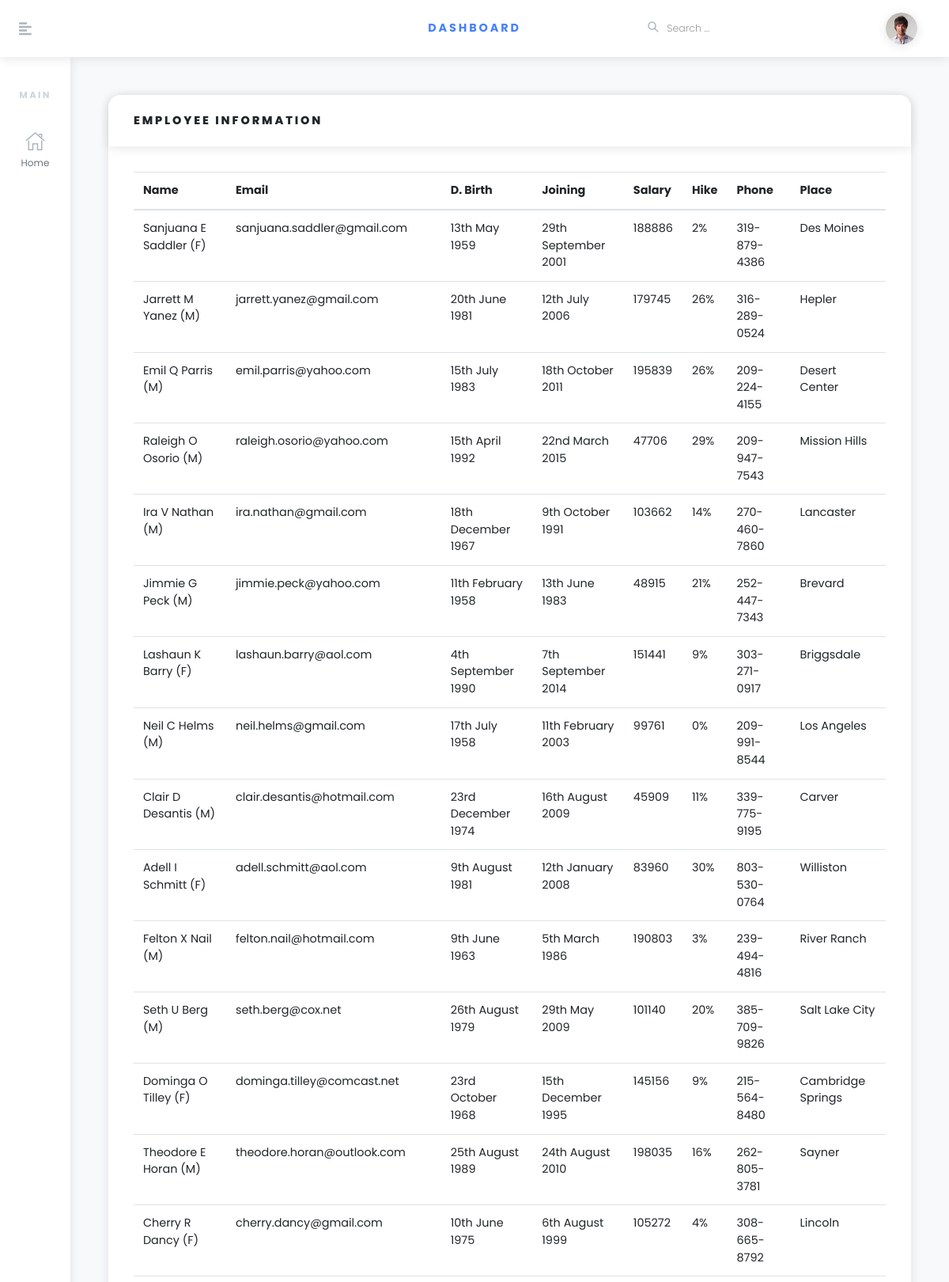
Page / (signed in, upper part) on the committed database.
### tables this page shows
CREATE TABLE employee(
   Emp_ID                 INTEGER  NOT NULL PRIMARY KEY 
  ,Name_Prefix            VARCHAR(5) NULL
  ,First_Name             VARCHAR(11) NULL
  ,Middle_Initial         VARCHAR(1) NULL
  ,Last_Name              VARCHAR(13) NULL
  ,Gender                 VARCHAR(1) NULL
  ,E_Mail                 VARCHAR(35) NULL
  ,Fathers_Name           VARCHAR(21) NULL
  ,Mothers_Name           VARCHAR(22) NULL
  ,Mothers_Maiden_Name    VARCHAR(13) NULL
  ,Date_of_Birth          VARCHAR(30) NULL
  ,Time_of_Birth          VARCHAR(11) NULL
  ,Age_in_Yrs             NUMERIC(5,2) NULL
  ,Weight_in_Kgs          INTEGER  NULL
  ,Date_of_Joining        VARCHAR(30) NULL
  ,Quarter_of_Joining     VARCHAR(2) NULL
  ,Half_of_Joining        VARCHAR(2) NULL
  ,Year_of_Joining        INTEGER  NULL
  ,Month_of_Joining       INTEGER  NULL
  ,Month_Name_of_Joining  VARCHAR(9) NULL
  ,Short_Month            VARCHAR(3) NULL
  ,Day_of_Joining         INTEGER  NULL
  ,DOW_of_Joining         VARCHAR(9) NULL
  ,Short_DOW              VARCHAR(3) NULL
  ,Age_in_Company_Years   NUMERIC(5,2) NULL
  ,Salary                 INTEGER  NULL
  ,Last_Hike              VARCHAR(3) NULL
  ,SSN                    VARCHAR(11) NULL
  ,Phone_No               VARCHAR(12) NULL
  ,Place_Name             VARCHAR(25) NULL
  ,County                 VARCHAR(22) NULL
  ,City                   VARCHAR(25) NULL
  ,State                  VARCHAR(2) NULL
  ,Zip                    INTEGER  NULL
  ,Region                 VARCHAR(9) NULL
  ,User_Name              VARCHAR(15) NULL
  ,Password               VARCHAR(15) NULL
);

### index.php (the view, shortened to what this page needs)
<!DOCTYPE html>
<html>
  <head>
    <link rel="stylesheet" href="vendor/bootstrap/css/bootstrap.min.css">
    <link rel="stylesheet" href="https://use.fontawesome.com/releases/v5.3.1/css/all.css">
    <link rel="stylesheet" href="css/orionicons.css">
    <link rel="stylesheet" href="css/style.default.css" id="theme-stylesheet">
    <link rel="stylesheet" href="css/custom.css">
  </head>
  <body>
    <?php include './includes/header.php'; ?>
    <div class="d-flex align-items-stretch">
      <?php include './includes/sidebar.php'; ?>
      <div class="page-holder w-100 d-flex flex-wrap">
          <div class="container-fluid px-xl-5">
            <section class="py-5">
              <div class="row">
                <div class="col-lg-12 mb-12">
                  <div class="card">
                    <div class="card-header">
                      <h6 class="text-uppercase mb-0">Employee Information</h6>
                    </div>
                    <div class="card-body">
                      <table class="table card-text">
                        <thead>
                          <tr>
                            <th>Name</th>
                            <th>Email</th>
                            <th>D. Birth</th>
                            <th>Joining</th>
                            <th>Salary</th>
                            <th>Hike</th>
                            <th>Phone</th>
                            <th>Place</th>
                          </tr>
                        </thead>
                        <tbody>
                        <?php
                          include_once './includes/connect.php';
                          $limit = 50;
                          $query = "SELECT * FROM employee ";
                          $query .= "limit " . $limit;
                          if ($result = $mysqli->query($query)) {
                            while ($row = $result->fetch_assoc()) {
                          ?>
                          <tr>
                            <td scope="row"><?= $row["First_Name"] . " " . $row["Middle_Initial"] . " " . $row["Last_Name"] . " (".$row["Gender"].")"; ?></td>
                            <td><?= $row["E_Mail"]; ?></td>
                            <td><?php
                            $date = new DateTime($row["Date_of_Birth"]);
                            echo $date->format('jS F Y');
                            ?></td>
                            <td><?php
                            $date = new DateTime($row["Date_of_Joining"]);
                            echo $date->format('jS F Y');
                            ?></td>
                            <td><?= $row["Salary"]; ?></td>
                            <td><?= $row["Last_Hike"]; ?></td>
                            <td><?= $row["Phone_No"]; ?></td>
                            <td><?= $row["Place_Name"]; ?></td>
                          </tr>
                          <?php
                          }
                        }
                        ?>
                        </tbody>
                      </table>
                    </div>
                  </div>
                </div>
              </div>
            </section>
          </div>
      </div>
    </div>
  </body>
</html>

### includes/header.php (shortened to what this page needs)
<header class="header">
    <nav class="navbar navbar-expand-lg px-4 py-2 bg-white shadow"><a href="#" class="sidebar-toggler text-gray-500 mr-4 mr-lg-5 lead"><i class="fas fa-align-left"></i></a><a href="index.php" class="navbar-brand font-weight-bold text-uppercase text-base">Dashboard</a>
    <ul class="ml-auto d-flex align-items-center list-unstyled mb-0">
        <li class="nav-item">
        <form id="searchForm" class="ml-auto d-none d-lg-block">
            <div class="form-group position-relative mb-0">
            <button type="submit" style="top: -3px; left: 0;" class="position-absolute bg-white border-0 p-0"><i class="o-search-magnify-1 text-gray text-lg"></i></button>
            <input type="search" name="search" placeholder="Search ..." class="form-control form-control-sm border-0 no-shadow pl-4">
            </div>
        </form>
        </li>
        <?php if(isset($_SESSION['login_user'])) { ?>
        <li class="nav-item dropdown ml-auto"><a id="userInfo" href="http://example.com" data-toggle="dropdown" aria-haspopup="true" aria-expanded="false" class="nav-link dropdown-toggle"><img src="img/avatar-6.jpg" alt="Jason Doe" style="max-width: 2.5rem;" class="img-fluid rounded-circle shadow"></a>
        </li>
        <?php } ?>
    </ul>
    </nav>
</header>

### includes/sidebar.php (shortened to what this page needs)
<div id="sidebar" class="sidebar py-3 shrink show">
    <div class="text-gray-400 text-uppercase px-3 px-lg-4 py-4 font-weight-bold small headings-font-family">
        MAIN
    </div>
    <ul class="sidebar-menu list-unstyled">
            <li class="sidebar-list-item"><a href="index.php" class="sidebar-link text-muted"><i class="o-home-1 mr-3 text-gray"></i><span>Home</span></a></li>
    </ul>
</div>

### rows in the picture
employee: First_Name "Sanjuana", Middle_Initial "E", Last_Name "Saddler", Gender "F", E_Mail "sanjuana.saddler@gmail.com", Date_of_Birth "13th May 1959", Date_of_Joining "29th September 2001", Salary "188886", Last_Hike "2%", Phone_No "319-879-4386", Place_Name "Des Moines"
employee: First_Name "Jarrett", Middle_Initial "M", Last_Name "Yanez", Gender "M", E_Mail "jarrett.yanez@gmail.com", Date_of_Birth "20th June 1981", Date_of_Joining "12th July 2006", Salary "179745", Last_Hike "26%", Phone_No "316-289-0524", Place_Name "Hepler"
employee: First_Name "Emil", Middle_Initial "Q", Last_Name "Parris", Gender "M", E_Mail "emil.parris@yahoo.com", Date_of_Birth "15th July 1983", Date_of_Joining "18th October 2011", Salary "195839", Last_Hike "26%", Phone_No "209-224-4155", Place_Name "Desert Center"
employee: First_Name "Raleigh", Middle_Initial "O", Last_Name "Osorio", Gender "M", E_Mail "raleigh.osorio@yahoo.com", Date_of_Birth "15th April 1992", Date_of_Joining "22nd March 2015", Salary "47706", Last_Hike "29%", Phone_No "209-947-7543", Place_Name "Mission Hills"
employee: First_Name "Ira", Middle_Initial "V", Last_Name "Nathan", Gender "M", E_Mail "ira.nathan@gmail.com", Date_of_Birth "18th December 1967", Date_of_Joining "9th October 1991", Salary "103662", Last_Hike "14%", Phone_No "270-460-7860", Place_Name "Lancaster"
employee: First_Name "Jimmie", Middle_Initial "G", Last_Name "Peck", Gender "M", E_Mail "jimmie.peck@yahoo.com", Date_of_Birth "11th February 1958", Date_of_Joining "13th June 1983", Salary "48915", Last_Hike "21%", Phone_No "252-447-7343", Place_Name "Brevard"
employee: First_Name "Lashaun", Middle_Initial "K", Last_Name "Barry", Gender "F", E_Mail "lashaun.barry@aol.com", Date_of_Birth "4th September 1990", Date_of_Joining "7th September 2014", Salary "151441", Last_Hike "9%", Phone_No "303-271-0917", Place_Name "Briggsdale"
employee: First_Name "Neil", Middle_Initial "C", Last_Name "Helms", Gender "M", E_Mail "neil.helms@gmail.com", Date_of_Birth "17th July 1958", Date_of_Joining "11th February 2003", Salary "99761", Last_Hike "0%", Phone_No "209-991-8544", Place_Name "Los Angeles"
employee: First_Name "Clair", Middle_Initial "D", Last_Name "Desantis", Gender "M", E_Mail "clair.desantis@hotmail.com", Date_of_Birth "23rd December 1974", Date_of_Joining "16th August 2009", Salary "45909", Last_Hike "11%", Phone_No "339-775-9195", Place_Name "Carver"
employee: First_Name "Adell", Middle_Initial "I", Last_Name "Schmitt", Gender "F", E_Mail "adell.schmitt@aol.com", Date_of_Birth "9th August 1981", Date_of_Joining "12th January 2008", Salary "83960", Last_Hike "30%", Phone_No "803-530-0764", Place_Name "Williston"
employee: First_Name "Felton", Middle_Initial "X", Last_Name "Nail", Gender "M", E_Mail "felton.nail@hotmail.com", Date_of_Birth "9th June 1963", Date_of_Joining "5th March 1986", Salary "190803", Last_Hike "3%", Phone_No "239-494-4816", Place_Name "River Ranch"
employee: First_Name "Seth", Middle_Initial "U", Last_Name "Berg", Gender "M", E_Mail "seth.berg@cox.net", Date_of_Birth "26th August 1979", Date_of_Joining "29th May 2009", Salary "101140", Last_Hike "20%", Phone_No "385-709-9826", Place_Name "Salt Lake City"
employee: First_Name "Dominga", Middle_Initial "O", Last_Name "Tilley", Gender "F", E_Mail "dominga.tilley@comcast.net", Date_of_Birth "23rd October 1968", Date_of_Joining "15th December 1995", Salary "145156", Last_Hike "9%", Phone_No "215-564-8480", Place_Name "Cambridge Springs"
employee: First_Name "Theodore", Middle_Initial "E", Last_Name "Horan", Gender "M", E_Mail "theodore.horan@outlook.com", Date_of_Birth "25th August 1989", Date_of_Joining "24th August 2010", Salary "198035", Last_Hike "16%", Phone_No "262-805-3781", Place_Name "Sayner"
employee: First_Name "Cherry", Middle_Initial "R", Last_Name "Dancy", Gender "F", E_Mail "cherry.dancy@gmail.com", Date_of_Birth "10th June 1975", Date_of_Joining "6th August 1999", Salary "105272", Last_Hike "4%", Phone_No "308-665-8792", Place_Name "Lincoln"
